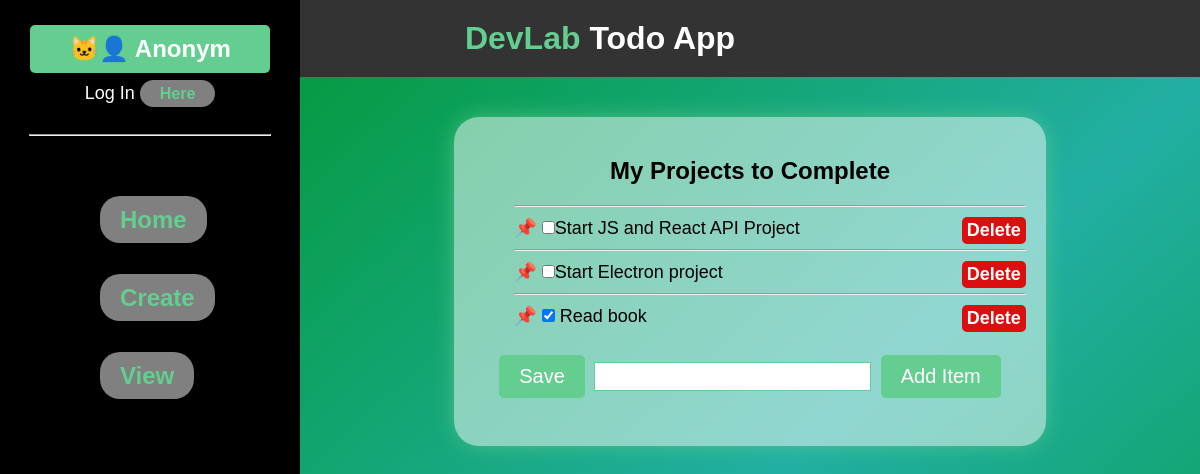
The page /5 on the database as committed earlier.
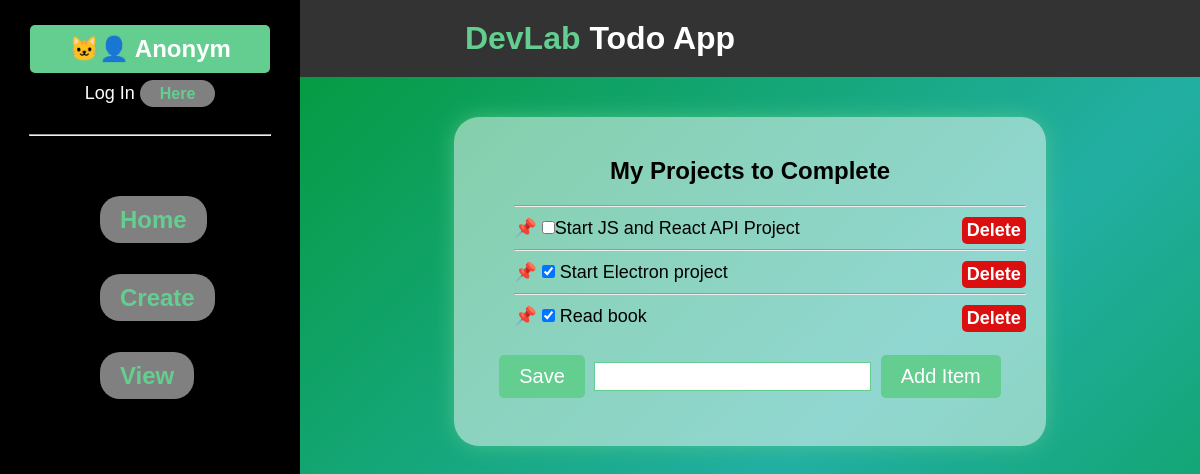
The same page on the database as committed later.
### main/models.py (models this page shows, shortened)
class AgendaList(models.Model):
    user = models.ForeignKey(User, on_delete=models.CASCADE, related_name="agendalist", null=True)
    name = models.CharField(max_length=200)

class ListItem(models.Model):
    agenda = models.ForeignKey(AgendaList, on_delete=models.CASCADE)
    text = models.CharField(max_length=200)
    done = models.BooleanField()
    def __str__(self,):
        return self.text

### main/views.py (the view, shortened to what this page needs)
# urls.py: path('<int:id>', views.viewItem, name="View List"),
def viewItem(req, id):
    ls = AgendaList.objects.get(id=id)
    return render(req, "main/list.html", {"agenda":ls})

### main/templates/main/list.html (shortened to what this page needs)
{% extends "main/base.html" %}
{% block content %}
    <h2>{{agenda.name}}</h2>
    <form action="#" method="post">
        <ul class="dv-list-group">
        {% for item in agenda.listitem_set.all %}
        <hr style="margin: 10px auto; color: rgb(99, 206, 144);">
            {% if item.done %}
            <li class="list-item">
                <input type="checkbox" name="c{{item.id}}" value="clicked" checked>
                {{item}}
                <a href="delete/item/{{agenda.id}}/{{item.text}}" inherit="no" class="pull-right" style="background-color: rgb(219, 15, 15); color: #fff;" >Delete</a>
            </li>
            {% else %}
            <li class="list-item">
                <input type="checkbox" name="c{{item.id}}" value="clicked">{{item}}
                <a href="delete/item/{{agenda.id}}/{{item.text}}" inherit="no" class="pull-right" style="background-color: rgb(219, 15, 15); color: #fff;" >Delete</a>
            </li>
            {% endif %}
        {% endfor %}
        </ul>
        <button type="submit" name="save" value="save">Save</button>
        <input type="text" name="new">
        <button type="submit" name="newItem" value="newItem">Add Item</button>
    </form>
{%endblock%}

### main/templates/main/base.html (shortened to what this page needs)
{% load static %}
<!DOCTYPE html>
<html lang="en">
<head>
    <link rel="stylesheet" href= "{% static 'style.css' %}">
</head>
<body>
    <header id="header">
        <h1 class="logo">DevLab <span>Todo App</span></h1>
    </header>
    <nav class="sidenav">
        <div class="who">
            {% if user.is_authenticated %}
                <h2>😎 {{user.username.title}}</h2>
                <p>Log Out <a href="/logout">Here</a></p>
            {% else %}
                <h2>🐱‍👤 Anonym</h2>
                <p>Log In <a href="/login">Here</a></p>
            {% endif %}
        </div>
        <hr style="width: 80%; margin: auto; ">
        <ul>
            <li><a href="/home">Home</a></li>
            <li><a href="/create">Create</a></li>
            <li><a href="/view">View</a></li>
        </ul>
    </nav>
    <main id="main">
        <div class="content">
            {% block content %}
            {% endblock %}
        </div>
    </main>
</body>
</html>

### main/static/style.css (style rules this page uses)
* { font-family: "Poppins", "Raleway", "montserrat", sans-serif; padding: 0; margin: 0; }
a { padding: 5px 20px; border-radius: 20px; color: rgb(99, 206, 144); background-color: rgb(255, 255, 255, .5); text-decoration: none; font-size: 16px; font-weight: 600; transition: all 300ms; }
p { font-size: 18px; }
input { font-size: 20px; padding: 2px 5px; border: 1px solid rgb(99, 206, 144); outline: none; }
button { color: #fff; font-size: 20px; padding: 10px 20px; border-radius: 5px; background-color: rgb(99, 206, 144); border: none; margin: 8px 5px; cursor: pointer; }
a[inherit="no"] { width: fit-content; font-size: 18px; text-align: center; padding: 3px 5px; border-radius: 5px; background-color: rgb(99, 206, 144); border: none; }
.dv-list-group { list-style-type: none; width: 100%; margin: 20px; }
.list-item { text-align: left; font-size: 18px; padding: 2px auto; }
.list-item::before { content: '📌 '; }
.pull-right { float: right; }
form { padding: 20px auto; }
ul { list-style: none; }
li { text-align: left; display: block; }
form li::before { content: '📍 '; }
body { height: 100vh; }
#header { padding: 20px; background-color: rgba(0, 0, 0, .8); box-shadow: 0px 10px 25px -5px rgb(99, 206, 144); box-shadow: 0 15px 25px 15px rgb(99, 206, 144); text-align: center; text-justify: center; z-index: 10; }
#header .logo { font-weight: 800; color:rgb(99, 206, 144); }
#header .logo span { color: rgb(255, 255, 255); }
.sidenav { position: fixed; top: 0; left: 0; bottom: 0; width: 300px; background-color:rgba(0, 0, 0, 1) ; transition: all 300ms ease-in-out; }
.who { padding: 20px; color: #fff; text-align: center; background-color: rgba(0, 0, 0, .2); }
.who h2 { padding: 10px 25px; margin: 5px 10px; border-radius: 5px; background-color:rgb(99, 206, 144); ; }
.who p { margin: 10px 0px; }
.who a { padding: 5px 20px; border-radius: 20px; color: rgb(99, 206, 144); background-color: rgb(255, 255, 255, .5); text-decoration: none; font-size: 16px; font-weight: 600; transition: all 300ms; }
.sidenav ul { position: relative; list-style: none; padding: auto; margin: 150px 100px; margin-top: 50px; }
.sidenav ul li { padding: 20px 0px; margin: 10px 0px; }
.sidenav ul li a { padding: 10px 20px; border-radius: 20px; color: rgb(99, 206, 144); background-color: rgb(255, 255, 255, .5); text-decoration: none; font-size: 24px; font-weight: 600; transition: all 300ms; width: 30px; }
#main { margin-left: 300px; background: linear-gradient(to bottom right, rgb(5, 155, 67), rgb(34, 175, 163), rgb(5, 155, 67)); height: 100%; display: block; padding-top: 40px; }
.content { width: fit-content; margin: auto; text-align: center; padding: 40px; background-color: rgb(255, 255, 255, .5); box-shadow: 0 0 25px -5px rgb(99, 206, 144); border-radius: 25px; }

Rows that differ between the two databases and show on the page:
changed ListItem "Start Electron project": done False → True (drawn); id "☐" → "☑"
